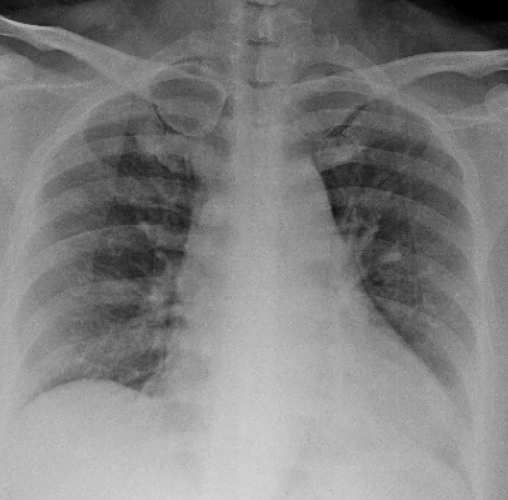
#> input picture ass4/MIA_A4/Chest_XRay.jpg, 508 x 500 px
$ jupyter execute assignment4.ipynb   (older library calls are emulated)
#> lines starting #> are read from the running program, lines starting #| are printed output that depends on the picture
[cell 1]
import math
import numpy as np
import cv2
import matplotlib.pyplot as plt
from skimage import data, img_as_float
from skimage.restoration import denoise_nl_means, estimate_sigma
from skimage.metrics import peak_signal_noise_ratio
from skimage.util import random_noise

# we are going to load nii images, and then have them get put through XNLM, NLM and then we can compare results after that

import ants

[cell 2]
def calculate_psnr(img1, img2):
    # img1 and img2 have range [0, 255]
    img1 = img1.astype(np.float64)
    img2 = img2.astype(np.float64)
    mse = np.mean((img1 - img2)**2)
    if mse == 0:
        return float('inf')
    return 20 * math.log10(255.0 / math.sqrt(mse))

[cell 3]
# question 1 :
# Perona Malik and Black Algorithm

def perona_malik_1d( grad_value, K ) :
    # perona malik  can depend on the values of X and K
    return 1 + 1/ (1 + (grad_value/k)**2 )

def perona_malik_2d(grad_value, K):
    return np.exp(-((grad_value/k)**2))


def black(grad_value, K):
    return 1 - 2*((grad_value**2) / (k**2))

[cell 4]
# Question 1 plotting of the data
import random
gradient_values = np.linspace(0, 10, num=100)

K = random.sample(range(1, 10), 6)

plt.subplot(311)
plt.title("Perona Malik 1D")
for k in K:
    plt.plot(gradient_values, perona_malik_1d(gradient_values, k),label=f'K={K}')

plt.subplot(312)
plt.title("Perona Malik 2D")
for k in K:
    plt.plot(gradient_values, perona_malik_2d(gradient_values, k),label=f'K={K}')

plt.subplot(313)
plt.title("Black et all")
for k in K:
    plt.plot(gradient_values, black(gradient_values, k),label=f'K={K}')


plt.tight_layout()
plt.show()
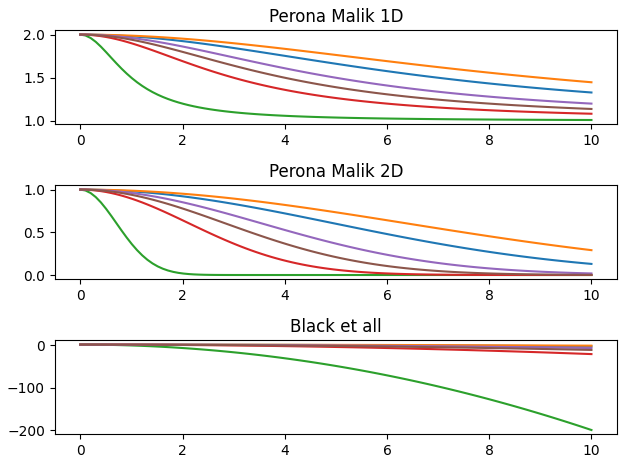
#> figure drawn by matplotlib, 3 panels; panel 1: curve peaks at x = 0, y = 2; panel 1: curve peaks at x = 0, y = 2; panel 1: curve peaks at x = 0, y = 2; panel 2: curve peaks at x = 0, y = 1

[cell 5]
# Question 3
# Loading a png file and running XNLM on it , and recording the outputs

image = cv2.imread("../MIA_A4/Chest_XRay.jpg")
#> image is the input picture: shape (500, 508, 3); min 0, max 212, mean 128.5
plt.imshow(image)
plt.show()

# image = image.astype('float64')
sigma_est = np.mean(estimate_sigma(image, multichannel=True))
#> sigma_est = 0.395
patch_kw = dict(patch_size=1,      # 5x5 patches
                patch_distance=3,  # 13x13 search area
                multichannel=True)

denoise2_fast = denoise_nl_means(image, h=0.6 * sigma_est, sigma=sigma_est,
                                 fast_mode=True, **patch_kw, preserve_range=0)

plt.imshow(denoise2_fast)
plt.show()

[cell 6]
# Finding the diff between the two images
# here we shall print the abs difference between the images
abs_difference = np.sum(np.abs(denoise2_fast - image))
#> abs_difference = 97556493.9

print("The absolute difference in magnitude between the two images is " , round(abs_difference, 3))
#| The absolute difference in magnitude between the two images is  97556493.909


$ run again, with ass4/MIA_A4/OCTNoise.png saved as ass4/MIA_A4/Chest_XRay.jpg
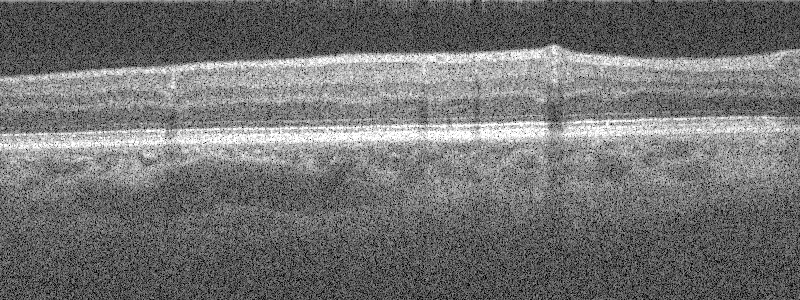
#> input picture ass4/MIA_A4/OCTNoise.png, 800 x 300 px
#> image is the input picture: shape (300, 800, 3); min 0, max 255, mean 114.2
#> sigma_est = 26.21
#> `denoise2_fast = denoise_nl_means(image, h=0.6 * sigma_est, sigma=sigma..`:
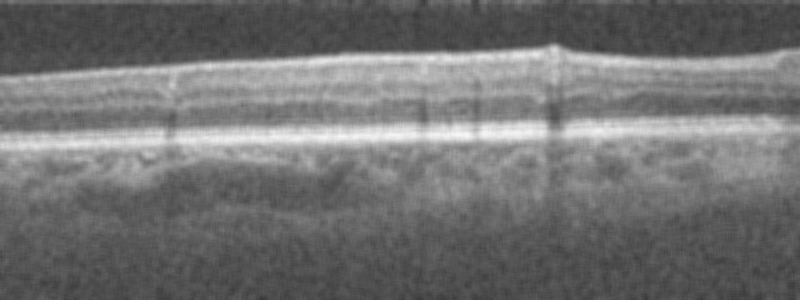
#> denoise2_fast: shape (300, 800, 3) float64; min 0.213, max 0.973, mean 0.448
#> abs_difference = 81919340
#| The absolute difference in magnitude between the two images is  81919339.956
